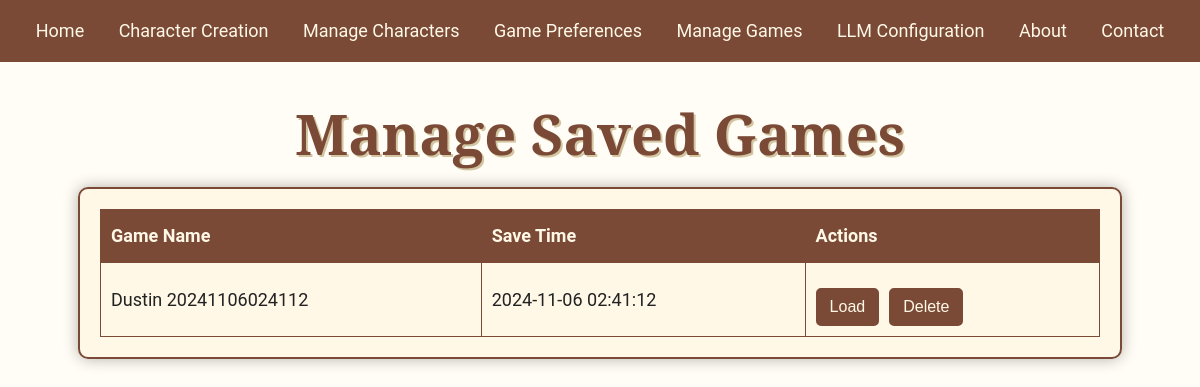
Page /manage_games on the earlier database version.
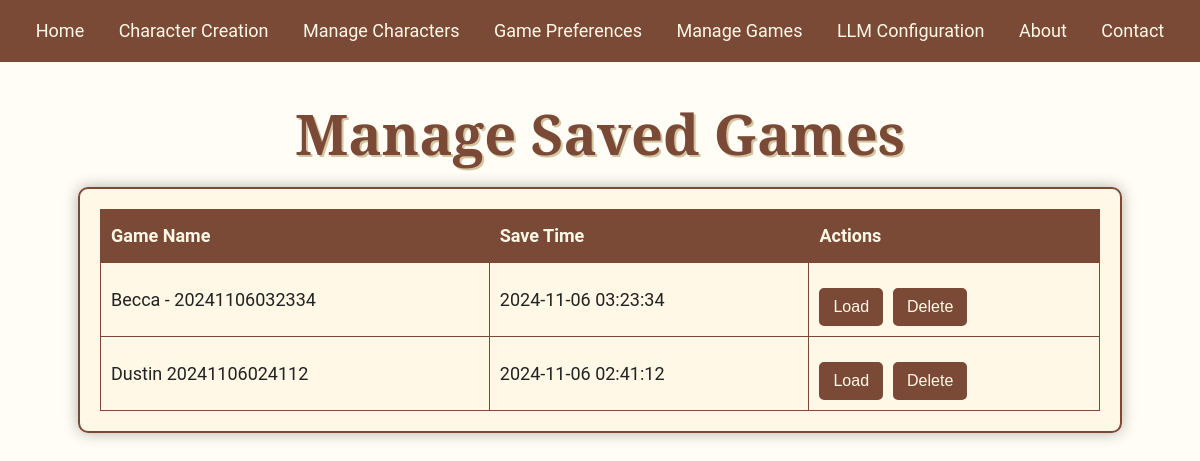
Same page on the later database version.
### models/save_game_models.py (models this page shows, shortened)
class SavedGame(Base):
    __tablename__ = 'saved_games'
    __table_args__ = (
        UniqueConstraint('user_id', 'game_name', name='uq_user_game'),
    )
    id = Column(Integer, primary_key=True)
    game_name = Column(String(100), nullable=False)
    user_id = Column(Integer, ForeignKey("users.id"), nullable=False)
    character_id = Column(Integer, ForeignKey("characters.id"), nullable=False)
    save_time = Column(DateTime, default=func.now(), nullable=False)
    user = relationship("User", backref="saved_games")
    character = relationship("Character", backref="saved_games")
    conversation_pairs = relationship(
        "ConversationPair",
        back_populates="game",
        cascade="all, delete-orphan",
        order_by="ConversationPair.order"
    )

### app.py (the view)
@app.get("/manage_games", response_class=HTMLResponse)
async def manage_games(request: Request, db: Session = Depends(get_db), user: User = Depends(get_current_user)):
    saved_games = db.query(SavedGame).filter_by(user_id=user.id).all()
    return templates.TemplateResponse("manage_games.html", {"request": request, "saved_games": saved_games})

### templates/manage_games.html (shortened to what this page needs)
<!DOCTYPE html>
<html lang="en">
<head>
    <link href="{{ url_for('static', path='styles.css') }}" rel="stylesheet">
</head>
<body>
    {% include 'navbar.html' %}
    <h1>Manage Saved Games</h1>
    <div class="manage-games-container">
        <table class="game-table">
            <thead>
                <tr>
                    <th>Game Name</th>
                    <th>Save Time</th>
                    <th>Actions</th>
                </tr>
            </thead>
            <tbody>
                {% for game in saved_games %}
                <tr>
                    <td>{{ game.game_name }}</td>
                    <td>{{ game.save_time.strftime('%Y-%m-%d %H:%M:%S') }}</td>
                    <td>
                        <div class="button-container">
                            <button onclick="loadGame({{ game.id }})">Load</button>
                            <button onclick="openDeleteModal({{ game.id }})">Delete</button>
                        </div>
                    </td>
                </tr>
                {% endfor %}
            </tbody>
        </table>
    </div>
</body>
</html>

Differences in the rows shown:
added SavedGame: game_name "Becca - 20241106032334", save_time "2024-11-06 03:23:34"
